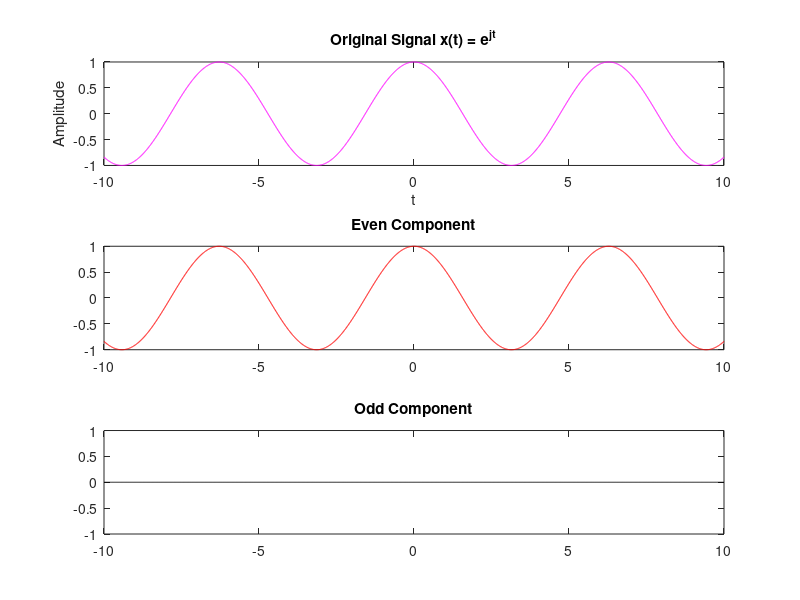

MATLAB code to generate this figure:
% 1. Determine the odd and even components of 𝑥(𝑡)=𝑒𝑗𝑡

clc; clear; close all;

t = -10:0.01:10;

x = exp(1j*t);      % x(t)
x_neg = exp(-1j*t); % x(-t)

xe = (x + x_neg)/2; % even component
xo = (x - x_neg)/2; % odd component

figure

subplot(3,1,1)
plot(t,real(x), 'm')
title('Original Signal x(t) = e^{jt}')
xlabel('t')
ylabel('Amplitude')

subplot(3,1,2)
plot(t,real(xe), 'r')
title('Even Component')

subplot(3,1,3)
plot(t,real(xo), 'k')
title('Odd Component')
